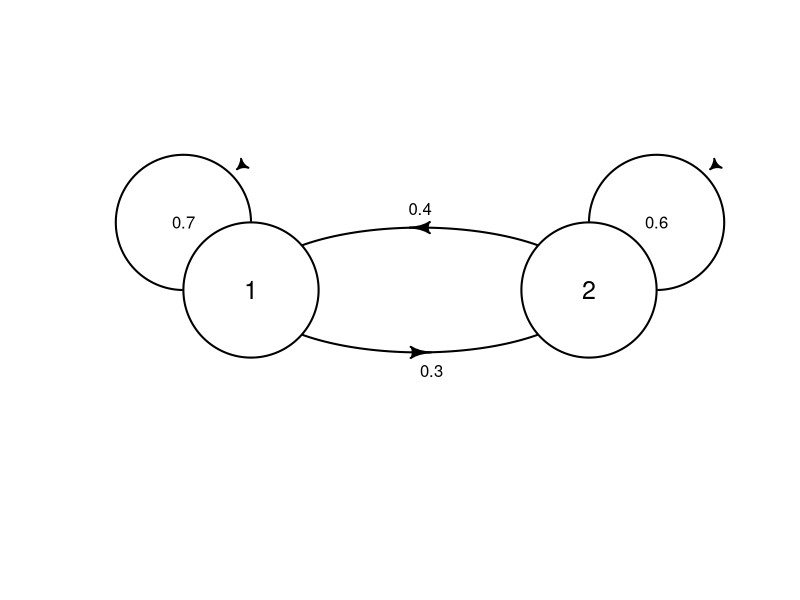
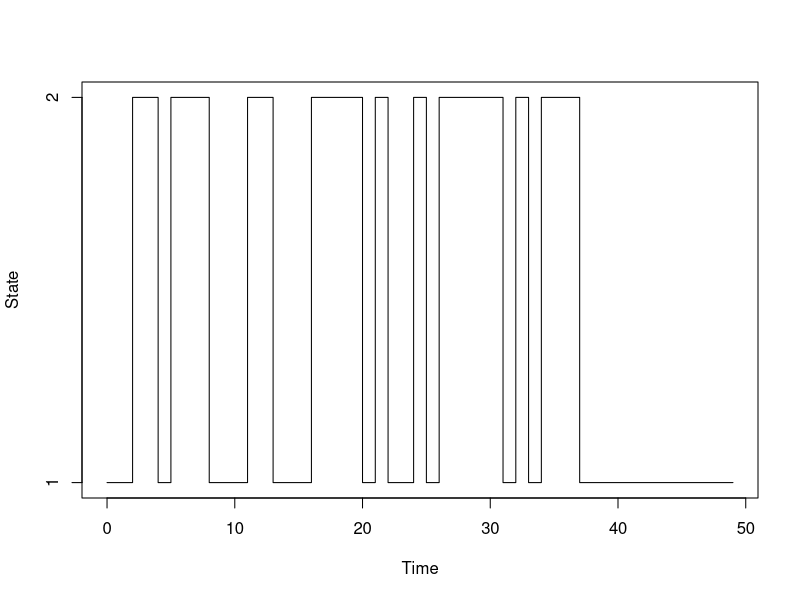
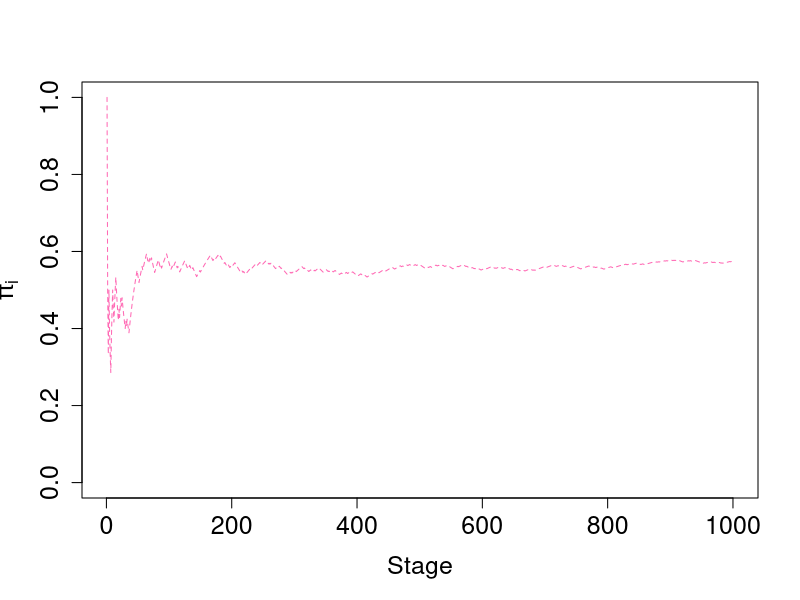

The R source for these figures, in order:
##MARCOV CHAIN
library(shape)
library(diagram)

# matrix
P <- matrix(c(0.7, 0.3,
              0.4, 0.6), nrow=2, ncol=2, byrow=TRUE)
nStates <- dim(P)[1]
# Compute P - I(n) and select first n-1 rows
A = t(P - diag(nStates))[1:(nStates-1),]
# Add "sum to 1" constraints
A = rbind(A, rep(1, nStates))
# Define RHS of system of equations
b <- c(rep(0, nStates-1), 1)
# Solve
pi_theoretical <- solve(A,b)
# plotting
plotmat(t(P), curve=0.3, pos=c(2), box.size=0.1,
        self.shifty = c(0.1, 0.1),
        self.shiftx = c(-0.1, 0.1),
        self.lwd = 2,
        self.arrpos = c(1, 1),
        shadow.size = 0,
        cex = 1,
        box.cex = 1.5)
###############################################################################
########################## SIMULATING #########################################
set.seed(123)
#Specify states
S <- c(1,2)
M <- length(S)
P
dimnames(P) <- list(S, S)
P
#simulations
numStages <- 1e4
#Initialize vector x
x <- rep(NA, numStages+1)
names(x) <- 0:numStages
x0 <- 1
x[1] <- x0
#For each 
for(i in 1:numStages){
        
        rowIndex <- which(x[i]==S)
        x[i+1] <- sample(S, 1, prob=P[rowIndex,], replace=TRUE)
}
head(x, 10)
summaryTable <- cbind(Stage=0:numStages, State=x)
head(summaryTable)
#Compute number of times in each state
table(x)



#Plot
plotLen <- 50
plot(names(x[1:plotLen]), x[1:plotLen], type='s',
     xlab="Time", ylab='State' , yaxt='n')
axis(2, at = c(1,2), labels = S)
head(x, 10)

# Create an empty matrix
mat <- matrix(0, nrow = M, ncol = numStages)
# If MC is in state at i at time n, record a 1 in cell (i,n)
mat[cbind(x[2:(numStages+1)], seq_len(numStages))] <- 1
# Compute cumulative sum of number of times in each state
mat_sum <- t(apply(mat,1,cumsum))
# Compute proportion of times in each state
pi_cumsum <- t(sweep(mat_sum,2,colSums(mat_sum),"/"))
#head(mat_sum)
mycols <- c("hotpink", "blue")
numStagesPlot <- min(1000, numStages)
plot(1:numStagesPlot, pi_cumsum [1:numStagesPlot,1],
     ylim=c(0,1),
     col=mycols[1],
     ylab=expression(pi[i]), type="l",
     xlab="Stage", lty=2,
     cex.axis = 1.5,
     cex.lab = 1.5
)

##################### inputing a cdf in r #######
Fx <- numeric(length(x))
x_range1 <- x < 0
x_range2 <- x >= 0 & x < 1
x_range3 <- x >= 1 & x < 2
x_range4 <- x >= 2
# cdf
Fx[x_range1] <- 0
Fx[x_range2] <- (0.3*(x[x_range2]^2))
Fx[x_range3] <- 0.7 - (0.1*(x[x_range3]))
Fx[x_range4] <- 1

